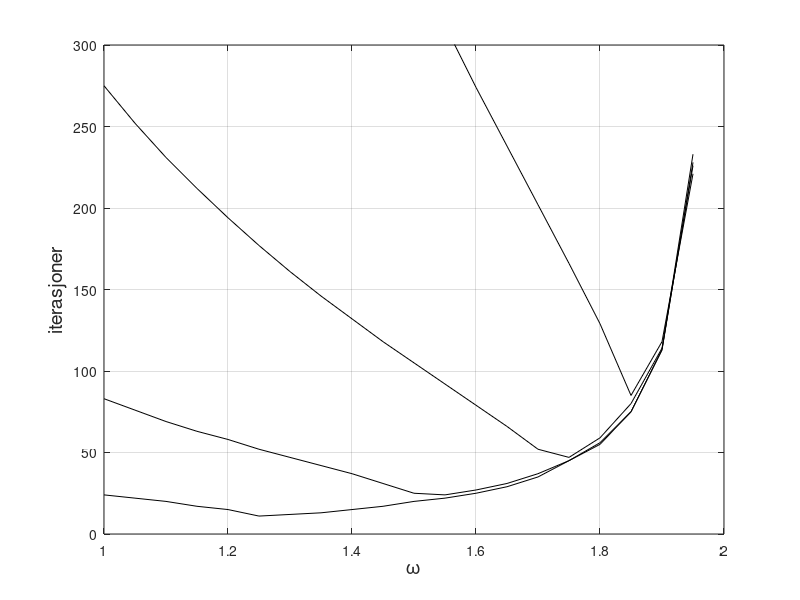

The MATLAB script that drew this image:
% program sorfig
% tegner fig.7.11
clear
omega = (1: 0.05: 1.95)';
iter = zeros(20,4);
iter(1,1) = 24; iter(1,2) = 83; iter(1,3) = 275; iter(1,4) = 880;
iter(2,1) = 22; iter(2,2) = 76; iter(2,3) = 252; iter(2,4) = 810;
iter(3,1) = 20; iter(3,2) = 69; iter(3,3) = 231; iter(3,4) = 745;
iter(4,1) = 17; iter(4,2) = 63; iter(4,3) = 212; iter(4,4) = 685;
iter(5,1) = 15; iter(5,2) = 58; iter(5,3) = 194; iter(5,4) = 629;
iter(6,1) = 11; iter(6,2) = 52; iter(6,3) = 177; iter(6,4) = 576;
iter(7,1) = 12; iter(7,2) = 47; iter(7,3) = 161; iter(7,4) = 526;
iter(8,1) = 13; iter(8,2) = 42; iter(8,3) = 146; iter(8,4) = 479;
iter(9,1) = 15; iter(9,2) = 37; iter(9,3) = 132; iter(9,4) = 434;
iter(10,1) = 17; iter(10,2) = 31; iter(10,3) = 118; iter(10,4) = 392;
iter(11,1) = 20; iter(11,2) = 25; iter(11,3) = 105; iter(11,4) = 351;
iter(12,1) = 22; iter(12,2) = 24; iter(12,3) = 92;  iter(12,4) = 312;
iter(13,1) = 25; iter(13,2) = 27; iter(13,3) = 79;  iter(13,4) = 274;
iter(14,1) = 29; iter(14,2) = 31; iter(14,3) = 66;  iter(14,4) = 238;
iter(15,1) = 35; iter(15,2) = 37; iter(15,3) = 52;  iter(15,4) = 202;
iter(16,1) = 45; iter(16,2) = 45; iter(16,3) = 47;  iter(16,4) = 166;
iter(17,1) = 55; iter(17,2) = 56; iter(17,3) = 59;  iter(17,4) = 129;
iter(18,1) = 75; iter(18,2) = 75; iter(18,3) = 80;  iter(18,4) =  85;
iter(19,1) = 113; iter(19,2) = 113; iter(19,3) = 114;  iter(19,4) = 118;
iter(20,1) = 233; iter(20,2) = 228; iter(20,3) = 226;  iter(20,4) = 221;
plot(omega,iter,'k')
grid on
ylim([0 300])
xlabel('\omega','FontSize',14)
ylabel('iterasjoner','FontSize',14)
shg
